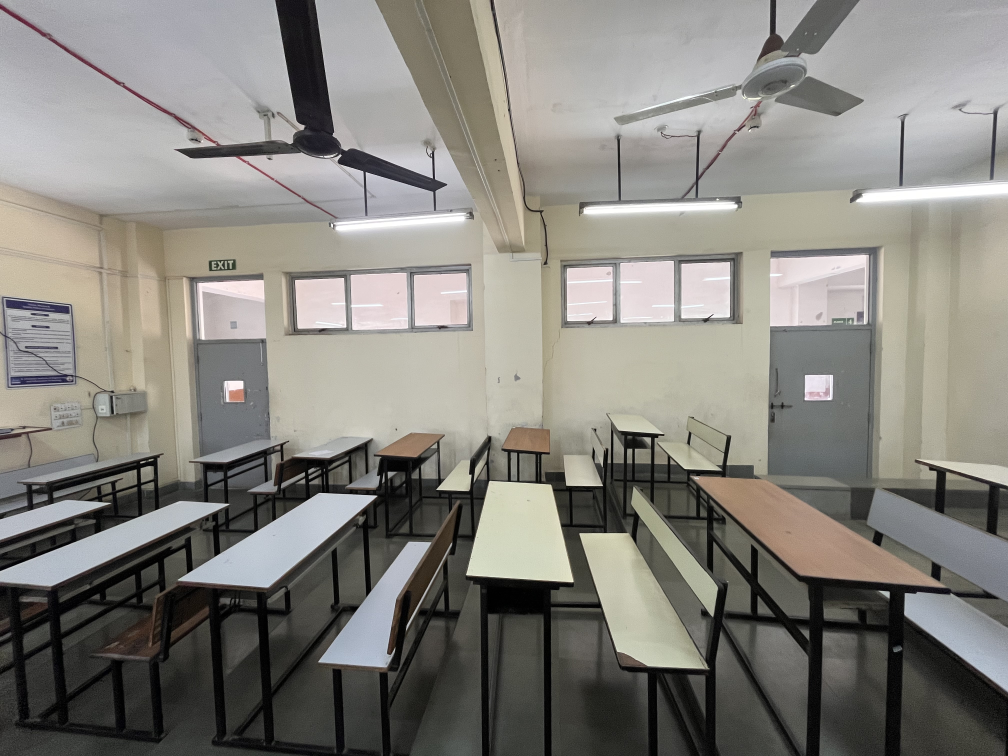
#> input picture example-data/east.jpeg, 4032 x 3024 px (shown at 1/4 size)
$ python -i exif_service.py   (imports and definitions only)
#> lines starting #> are read from the running program, lines starting #| are printed output that depends on the picture
"""
EXIF metadata extraction and orientation normalization service.
"""
from typing import Dict, Any, Optional
from PIL import Image, ExifTags
import io


class ExifService:
    # [86 lines left out: function extract_metadata, not called in this run]

    @staticmethod
    def auto_rotate_image(img: Image.Image) -> Image.Image:
        """
        Applies EXIF orientation transform to make image upright.
        """
        try:
            exif = img.getexif()
            if not exif:
                return img
            orientation = exif.get(0x0112, 1)
            if orientation == 3:
                return img.rotate(180, expand=True)
            elif orientation == 6:
                return img.rotate(270, expand=True)
            elif orientation == 8:
                return img.rotate(90, expand=True)
        except Exception:
            pass
        return img

>>> import cv2
>>> picture = cv2.imread('../../example-data/east.jpeg', cv2.IMREAD_GRAYSCALE)
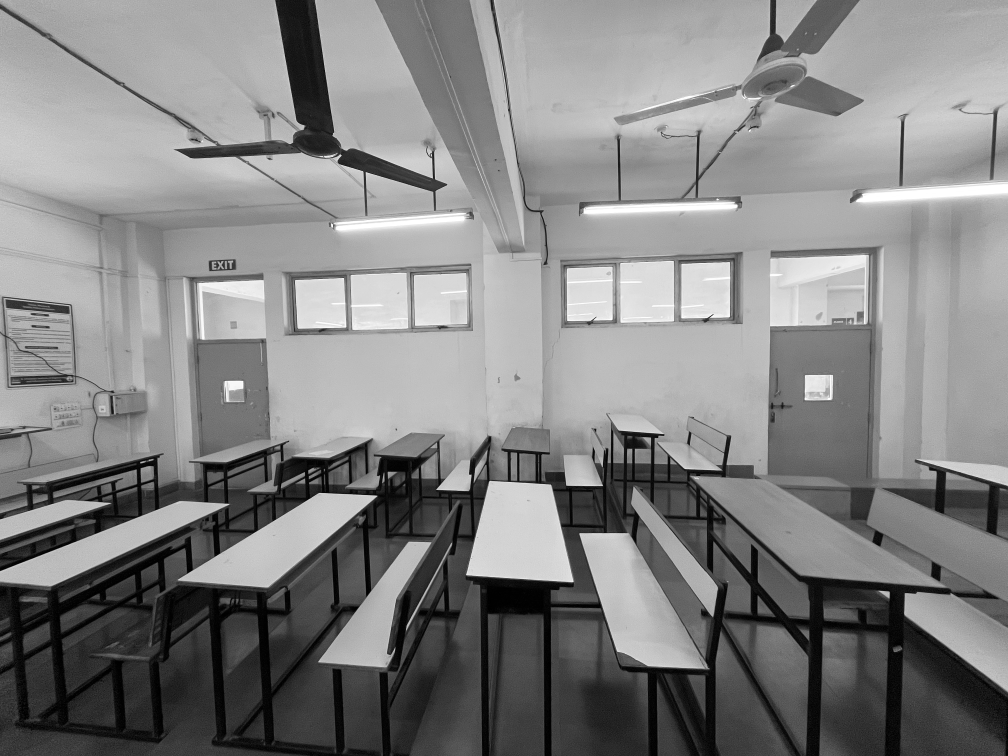
#> picture: shape (3024, 4032) (shown at 1/4 size); min 0, max 255, mean 131.7
>>> result = ExifService().auto_rotate_image(picture)

$ run again, on example-data/north.jpeg
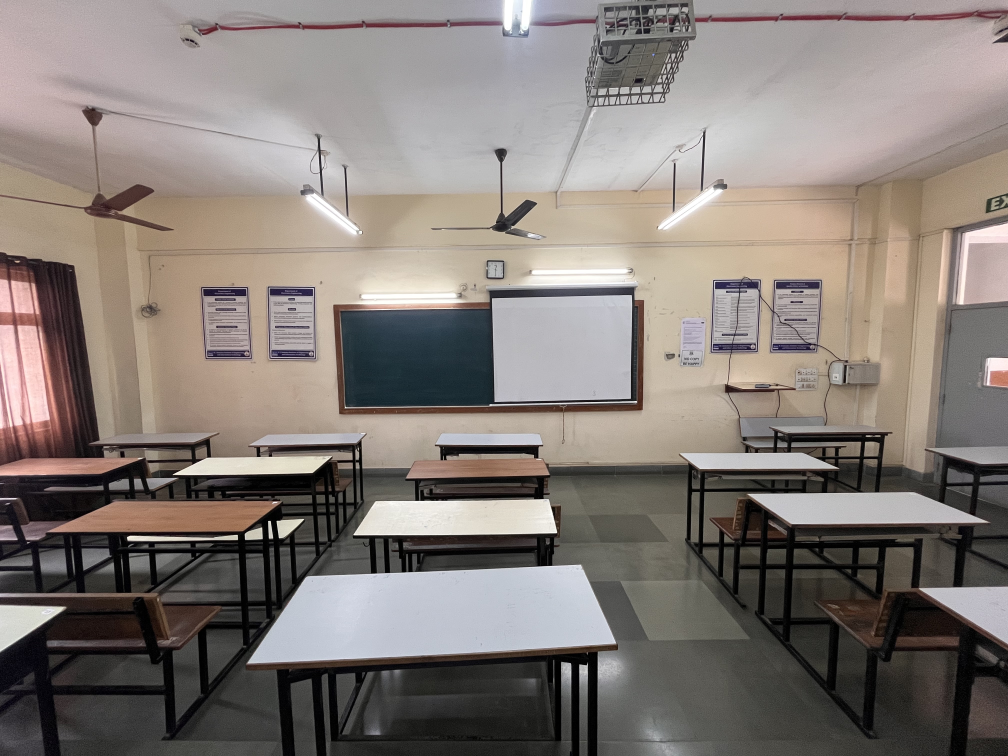
#> input picture example-data/north.jpeg, 4032 x 3024 px (shown at 1/4 size)
#> `picture = cv2.imread('../../example-data/east.jpeg', cv2.IMREAD_GRAYSC..`:
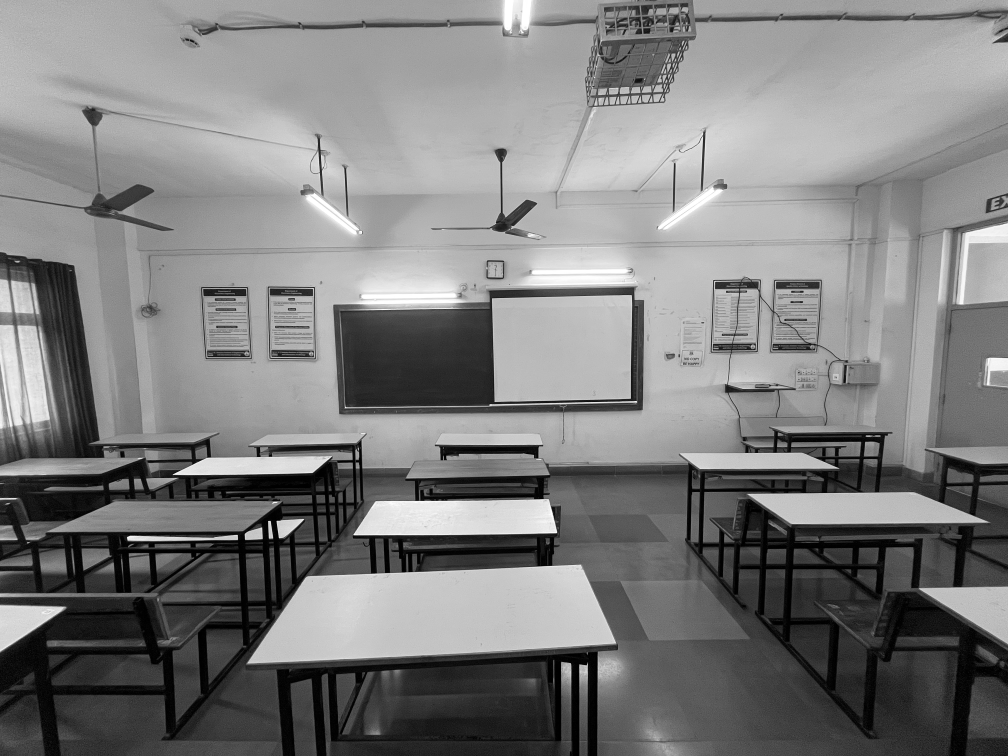
#> picture: shape (3024, 4032) (shown at 1/4 size); min 0, max 255, mean 126.2

$ run again, on example-data/south.jpeg
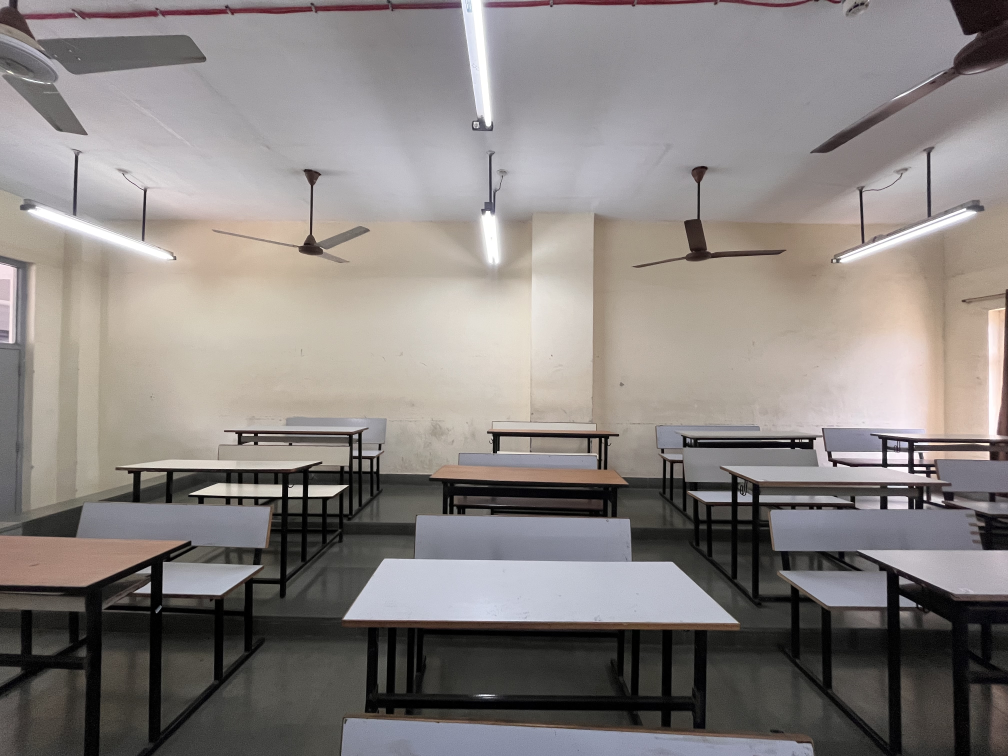
#> input picture example-data/south.jpeg, 4032 x 3024 px (shown at 1/4 size)
#> `picture = cv2.imread('../../example-data/east.jpeg', cv2.IMREAD_GRAYSC..`:
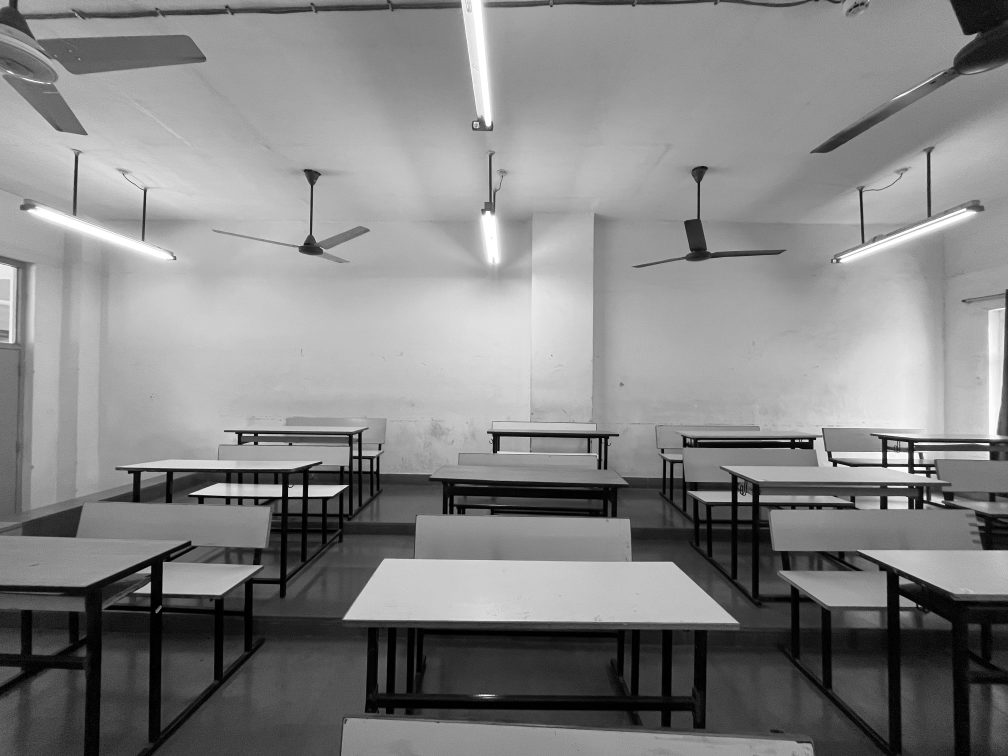
#> picture: shape (3024, 4032) (shown at 1/4 size); min 0, max 255, mean 132.5

$ run again, on example-data/west.jpeg
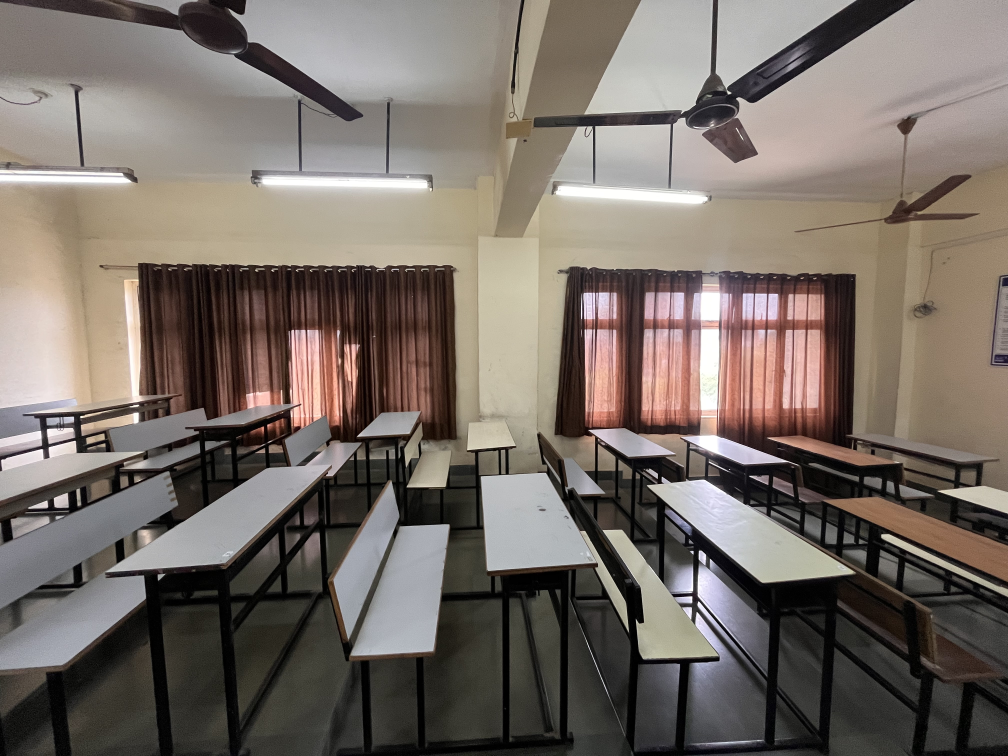
#> input picture example-data/west.jpeg, 4032 x 3024 px (shown at 1/4 size)
#> `picture = cv2.imread('../../example-data/east.jpeg', cv2.IMREAD_GRAYSC..`:
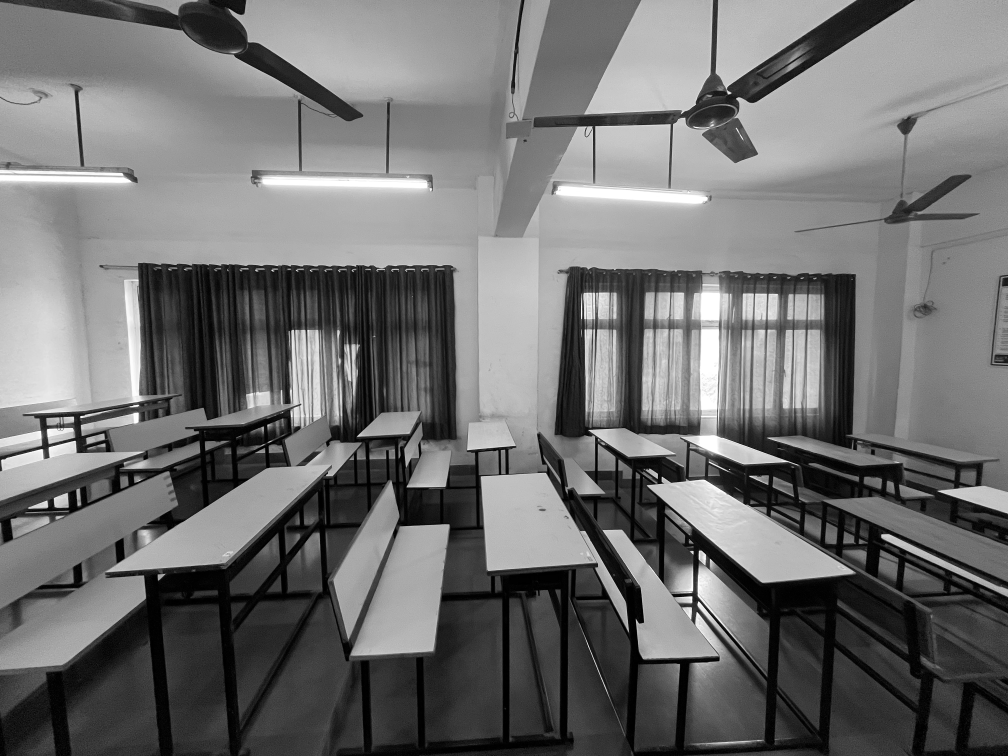
#> picture: shape (3024, 4032) (shown at 1/4 size); min 0, max 255, mean 112.2
